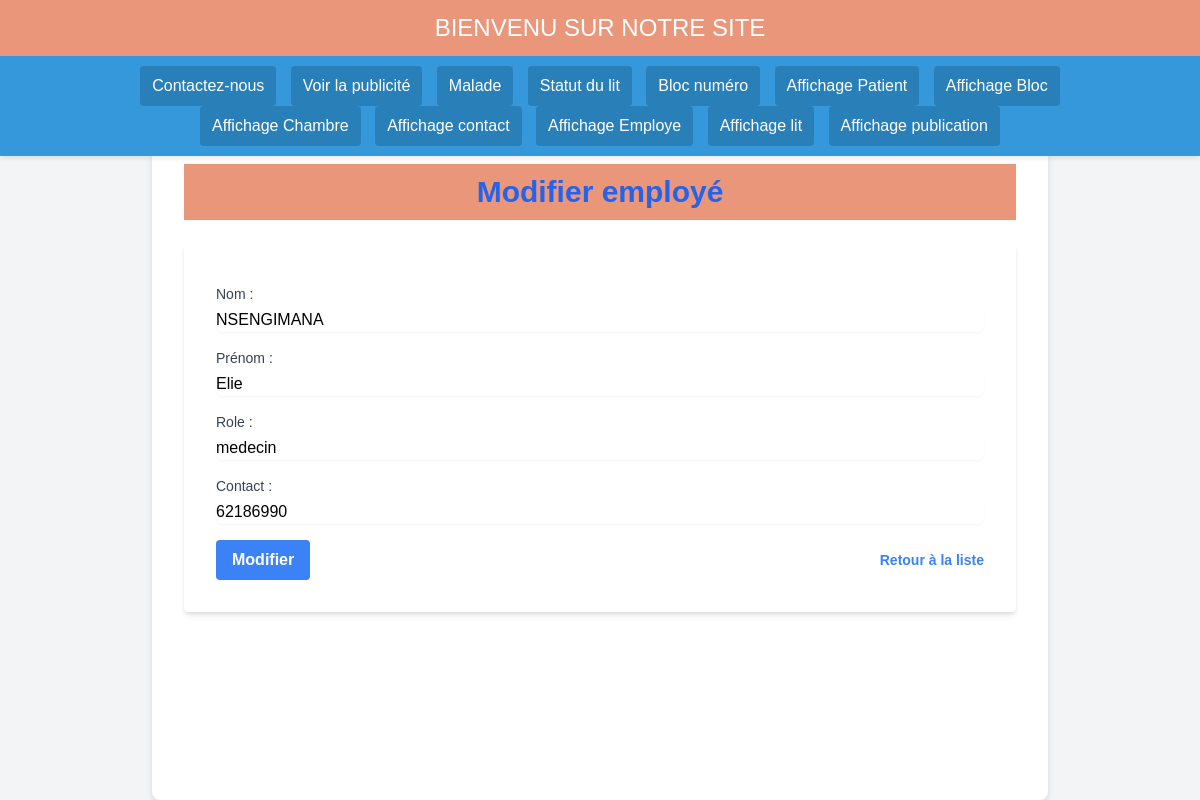
Screenshot of /user/modifieemploye.php?id=1 with the database file from the repository.
### tables this page shows
CREATE TABLE `employe` (
  `id_employe` int(11) NOT NULL,
  `nom` varchar(50) DEFAULT NULL,
  `prenom` varchar(50) DEFAULT NULL,
  `role` varchar(30) DEFAULT NULL,
  `contact` varchar(15) DEFAULT NULL,
  `id_bloc` int(11) DEFAULT NULL,
  `id_ch` int(11) DEFAULT NULL,
  `id_lit` int(15) DEFAULT NULL
);

### user/Modifieemploye.php (the view, shortened to what this page needs)
<!DOCTYPE html>
<html lang="fr">
<head>
    <link href="https://cdn.jsdelivr.net/npm/tailwindcss@2.2.19/dist/tailwind.min.css" rel="stylesheet">
</head>
<body class="flex flex-col min-h-screen bg-gray-100">
    <?php include 'Accueil.php'; ?>
    <div class="flex-grow container mx-auto max-w-4xl p-8 mt-8">
        <h1 class="text-3xl font-bold text-center text-blue-600 mb-6">Modifier employé</h1>
        <?php
        include "connexion.php";
        $employe = null;
        if ($_SERVER["REQUEST_METHOD"] == "GET" && isset($_GET['id'])) {
            $id = filter_input(INPUT_GET, 'id', FILTER_SANITIZE_NUMBER_INT);
            $stmt = $bdd->prepare("SELECT * FROM employe WHERE id_employe = :id_employe");
            $stmt->bindParam(':id_employe', $id, PDO::PARAM_INT);
            $stmt->execute();
            $employe = $stmt->fetch(PDO::FETCH_ASSOC);
        }
        if ($employe):
        ?>
        <form method="POST" action="" class="space-y-4 bg-white shadow-md rounded px-8 pt-6 pb-8 mb-4">
            <div>
                <label for="nom" class="block text-sm font-medium text-gray-700">Nom :</label>
                <input type="text" id="nom" name="nom" value="<?php echo htmlspecialchars($employe['nom']); ?>" required class="mt-1 block w-full rounded-md border-gray-300 shadow-sm focus:border-blue-300 focus:ring focus:ring-blue-200 focus:ring-opacity-50">
            </div>
            <div>
                <label for="prenom" class="block text-sm font-medium text-gray-700">Prénom :</label>
                <input type="text" id="prenom" name="prenom" value="<?php echo htmlspecialchars($employe['prenom']); ?>" required class="mt-1 block w-full rounded-md border-gray-300 shadow-sm focus:border-blue-300 focus:ring focus:ring-blue-200 focus:ring-opacity-50">
            </div>
            <div>
                <label for="role" class="block text-sm font-medium text-gray-700">Role :</label>
                <input type="text" id="role" name="role" value="<?php echo htmlspecialchars($employe['role']); ?>" required class="mt-1 block w-full rounded-md border-gray-300 shadow-sm focus:border-blue-300 focus:ring focus:ring-blue-200 focus:ring-opacity-50">
            </div>
            <div>
                <label for="contact" class="block text-sm font-medium text-gray-700">Contact :</label>
                <input type="text" id="contact" name="contact" value="<?php echo htmlspecialchars($employe['contact']); ?>" required class="mt-1 block w-full rounded-md border-gray-300 shadow-sm focus:border-blue-300 focus:ring focus:ring-blue-200 focus:ring-opacity-50">
            </div>
            <div class="flex items-center justify-between">
                <input type="submit" name="modifier" value="Modifier" class="bg-blue-500 hover:bg-blue-700 text-white font-bold py-2 px-4 rounded focus:outline-none focus:shadow-outline">
                <a href="affichageemploye.php" class="inline-block align-baseline font-bold text-sm text-blue-500 hover:text-blue-800">
                    Retour à la liste
                </a>
            </div>
        </form>
        <?php endif; ?>
    </div>
</body>
</html>

### user/Modifieemploye.php (style rules this page uses)
body { background-color: #f0f4f8; }
.container { background-color: #ffffff; border-radius: 8px; box-shadow: 0 4px 6px rgba(0, 0, 0, 0.1); }

### user/Accueil.php (style rules this page uses)
* { margin: 0; padding: 0; box-sizing: border-box; }
body { font-family: Arial, sans-serif; padding-top: 100px; }
h1 { background-color: darksalmon; color: white; padding: 10px 0; text-align: center; font-size: 24px; }

### rows the page displays
employe: nom "NSENGIMANA", prenom "Elie", role "medecin", contact "62186990"
